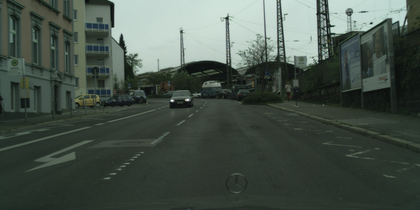
%> input picture Experiment1_Histogram_Equalization/result/street.png, 420 x 210 px, shrunk from 2048 x 1024 before the run
$ octave RGB_histogram_equalization.m   (GNU Octave 9; MATLAB toolbox functions it lacks are replaced by stand-ins)
%> lines starting %> are read from the running program, lines starting %| are printed output that depends on the picture
### Experiment1_Histogram_Equalization/histogram_equalization.m
%%%%%%%%%%%%%%%%%%%%%%%%%%%%%%%%%%%%%%%%%%%%%%%%%%%%%%%%%%%%%%%%%%%%
% 图像处理实验一
% 张家奇 15031204 150324班
% 直方图均衡化(任务二)(Part 1)
%%%%%%%%%%%%%%%%%%%%%%%%%%%%%%%%%%%%%%%%%%%%%%%%%%%%%%%%%%%%%%%%%%%%
% 函数功能：对有G个灰度级的图像灰度级图像进行直方图均衡化
% 输入：灰度图像（矩阵形式）
% 输出：直方图均衡化后的图像（矩阵形式）
%%%%%%%%%%%%%%%%%%%%%%%%%%%%%%%%%%%%%%%%%%%%%%%%%%%%%%%%%%%%%%%%%%%%
function [equaled_img]=histogram_equalization(img)
[height,width]=size(img);
G=256;                          % 灰度级个数
H=zeros(1,G);                   % 直方图矩阵
Hc=zeros(1,G);                  % 累积直方图矩阵
gmin=img(1,1);                  % gmin为图中像素的最小值，初始化gmin为图像的第一个像素的亮度
for i=1:height                   % 遍历像素点，形成图像直方图
    for j=1:width
        tmp=img(i,j);
        H(tmp+1)=H(tmp+1)+1;    % 注意，图像中的像素点范围是[0,255],而矩阵索引是从1开始，因此需要+1
        if gmin>tmp             % 若当前像素亮度小于gmin，则将当前像素的亮度赋值给gmin
            gmin=tmp;
        end
    end
end
Hc(1)=H(1);
for k=2:G
    Hc(k)=Hc(k-1)+H(k);         % 形成累积的直方图Hc
end
Hmin=Hc(gmin+1);                % 原图中灰度级最小的像素个数
T=zeros(1,G);
for m=1:G
    T(m)=round(((Hc(m)-Hmin)*(G-1))/((height*width)-Hmin));   %计算灰度级转换矩阵
end
equaled_img=img;
for i=1:height                  % 遍历像素点，重构一个灰度图像
    for j=1:width
        equaled_img(i,j)=T(img(i,j)+1);
    end
end
end

### Experiment1_Histogram_Equalization/RGB_histogram_equalization.m
%%%%%%%%%%%%%%%%%%%%%%%%%%%%%%%%%%%%%%%%%%%%%%%%%%%%%%%%%%%%%%%%%%%%
% 图像处理实验一
% 张家奇 15031204 150324班
% 直方图均衡化(任务二)(Part 2)
%%%%%%%%%%%%%%%%%%%%%%%%%%%%%%%%%%%%%%%%%%%%%%%%%%%%%%%%%%%%%%%%%%%%
%对目标彩色图片进行直方图均衡化
img_name='street.png';
img=imread(img_name);
%> img is the input picture: size 210x420x3 uint8; mean R, G, B 71, 82.8, 74.2
[height,width,flag]=size(img);
%> height = 210; width = 420; flag = 3
full_equ=img;
for i=1:flag
    img_layer=img(:,:,i);
    img_equ=histogram_equalization(img_layer);
    figure(i),subplot(2,2,1);imshow(img_layer);title(['Original layer',num2str(i)]);
    subplot(2,2,2);imhist(img_layer);title(['Histogram of ori',num2str(i)]);
    subplot(2,2,3);imshow(img_equ);title(['equalized layer',num2str(i)]);
    subplot(2,2,4);imhist(img_equ);title(['Histogram of equa',num2str(i)]);
    full_equ(:,:,i)=img_equ;
end
%> this loop made 3 passes
%> pass 1, `img_layer=img(:,:,i);`:
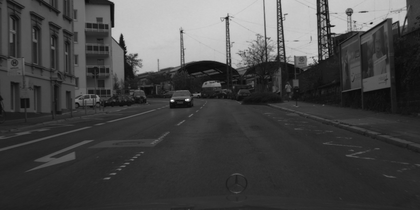
%> img_layer: size 210x420 uint8; min 7, max 251, mean 71
%> pass 1, `img_equ=histogram_equalization(img_layer);`:
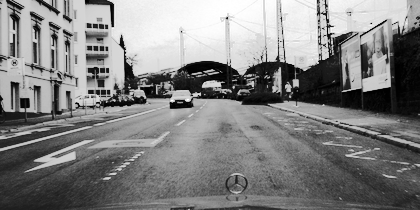
%> img_equ: size 210x420 uint8; min 0, max 255, mean 129.5
%> pass 1, `title(['Histogram of equa',num2str(i)])`:
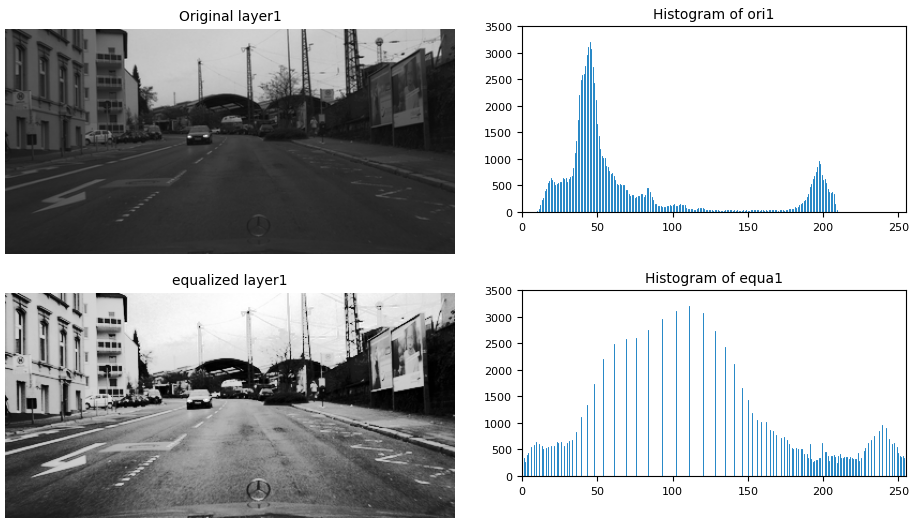
%> figure redrawn from the program's plot data, 4 panels
%> pass 2, `img_layer=img(:,:,i);`:
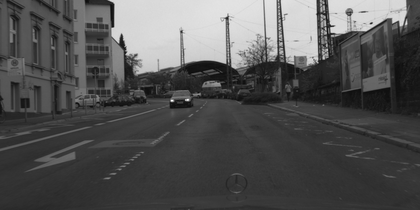
%> img_layer: size 210x420 uint8; min 11, max 255, mean 82.8
%> pass 2, `img_equ=histogram_equalization(img_layer);`:
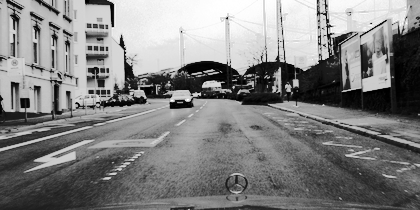
%> img_equ: size 210x420 uint8; min 0, max 255, mean 129.7
%> pass 2, `title(['Histogram of equa',num2str(i)])`:
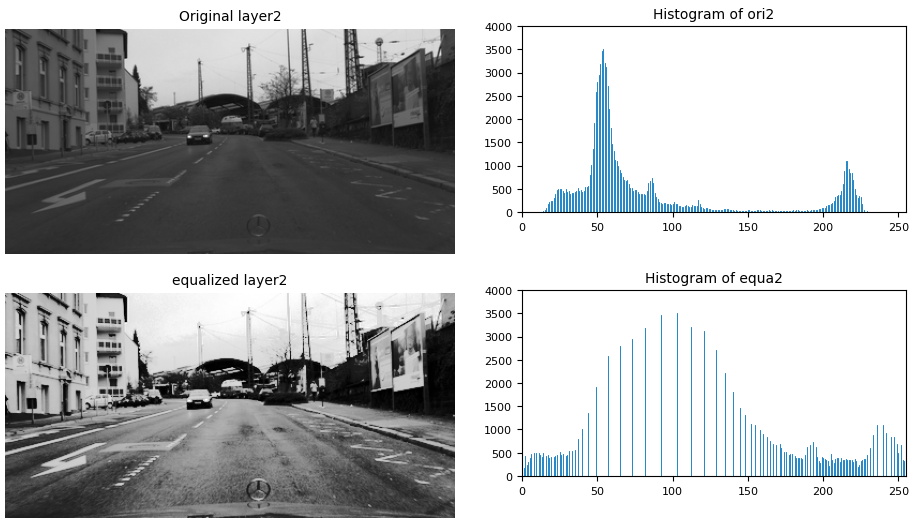
%> figure redrawn from the program's plot data, 4 panels
%> after the loop:
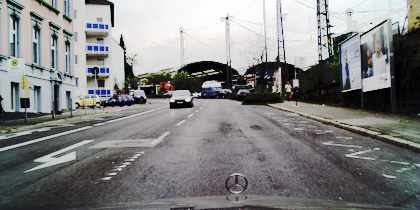
%> full_equ: size 210x420x3 uint8; mean R, G, B 129.5, 129.7, 129.8
figure(i+1);subplot(1,2,1);imshow(img);title(['Original image',num2str(i)]);
    subplot(1,2,2);imshow(full_equ);title(['equalized image',num2str(i)]);
